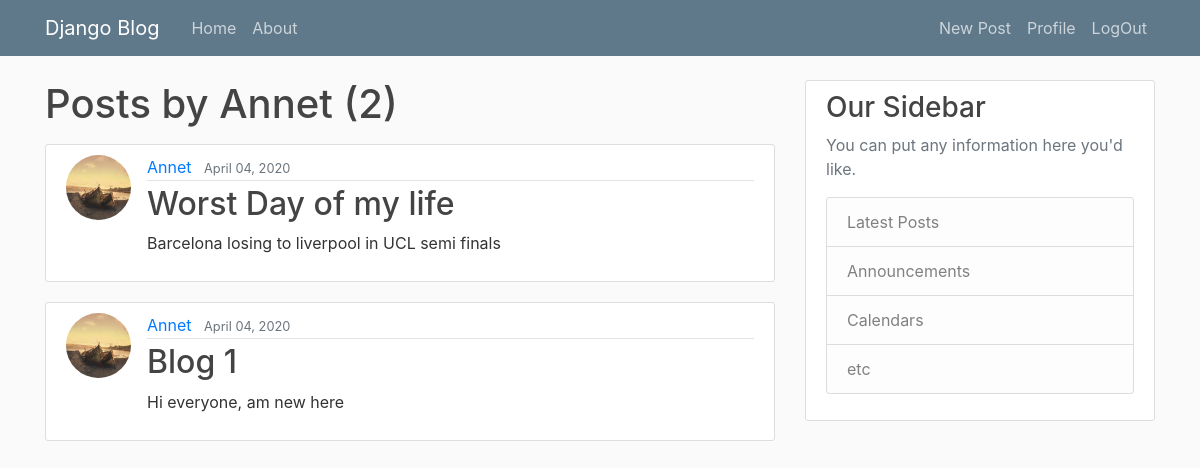
Page /user/Annet (signed in) on the committed database.
### blog/models.py (models this page shows, shortened)
class Post(models.Model):
    title = models.CharField(max_length=100)
    content = models.TextField()
    date_posted = models.DateTimeField(default=timezone.now)
    author = models.ForeignKey(User, on_delete=models.CASCADE)

### users/models.py (models this page shows, shortened)
class Profile(models.Model):
    user = models.OneToOneField(User, on_delete=models.CASCADE) #cascade means if the user is deleted, then his profile is deleted but if we deleted the profile, we dont delete the user
    image = models.ImageField(default='default.jpg',upload_to='profile_pics')

### blog/views.py (the view)
# urls.py: path('user/<str:username>', UserPostListView.as_view(), name='user-posts'),
class UserPostListView(ListView):
    model = Post
    template_name = 'blog/user_posts.html' #changed the template that its looking for
    context_object_name = 'posts' #variable as post instead of object
    paginate_by = 5
    def get_queryset(self):
        user = get_object_or_404(User, username=self.kwargs.get('username'))
        return Post.objects.filter(author=user).order_by('-date_posted')

### blog/templates/blog/user_posts.html (shortened to what this page needs)
{% extends "blog/base.html" %}
{% block content %}
<h1 class="mb-3">Posts by {{ view.kwargs.username }} ({{ page_obj.paginator.count }})</h1>
{% for post in posts %}
<article class="media content-section">
    <img class="rounded-circle article-img" src="{{ post.author.profile.image.url }}">
  <div class="media-body">
    <div class="article-metadata">
      <a class="mr-2" href="{% url 'user-posts' post.author.username %}">{{ post.author }}</a>
      <small class="text-muted">{{ post.date_posted|date:"F d, Y" }}</small>
    </div>
    <h2><a class="article-title" href="{% url 'post-detail' post.id %}">{{ post.title }}</a></h2>
    <p class="article-content">{{ post.content }}</p>
  </div>
</article>
{% endfor %}
{% endblock content %}

### blog/static/blog/main.css (style rules this page uses)
body { background: #fafafa; color: #333333; margin-top: 5rem; }
h1, h2, h3, h4, h5, h6 { color: #444444; }
.content-section { background: #ffffff; padding: 10px 20px; border: 1px solid #dddddd; border-radius: 3px; margin-bottom: 20px; }
.article-title { color: #444444; }
.article-content { white-space: pre-line; }
.article-img { height: 65px; width: 65px; margin-right: 16px; }
.article-metadata { padding-bottom: 1px; margin-bottom: 4px; border-bottom: 1px solid #e3e3e3 }

### rows in the picture
Post: author.profile.image (placeholder picture), author "Annet", date_posted "April 04, 2020", title "Worst Day of my life", content "Barcelona losing to liverpool in UCL semi finals"
Post: author.profile.image (placeholder picture), author "Annet", date_posted "April 04, 2020", title "Blog 1", content "Hi everyone, am new here"

### other values in the picture
{{ view.kwargs.username }} "Annet"
{{ page_obj.paginator.count }} "2"
